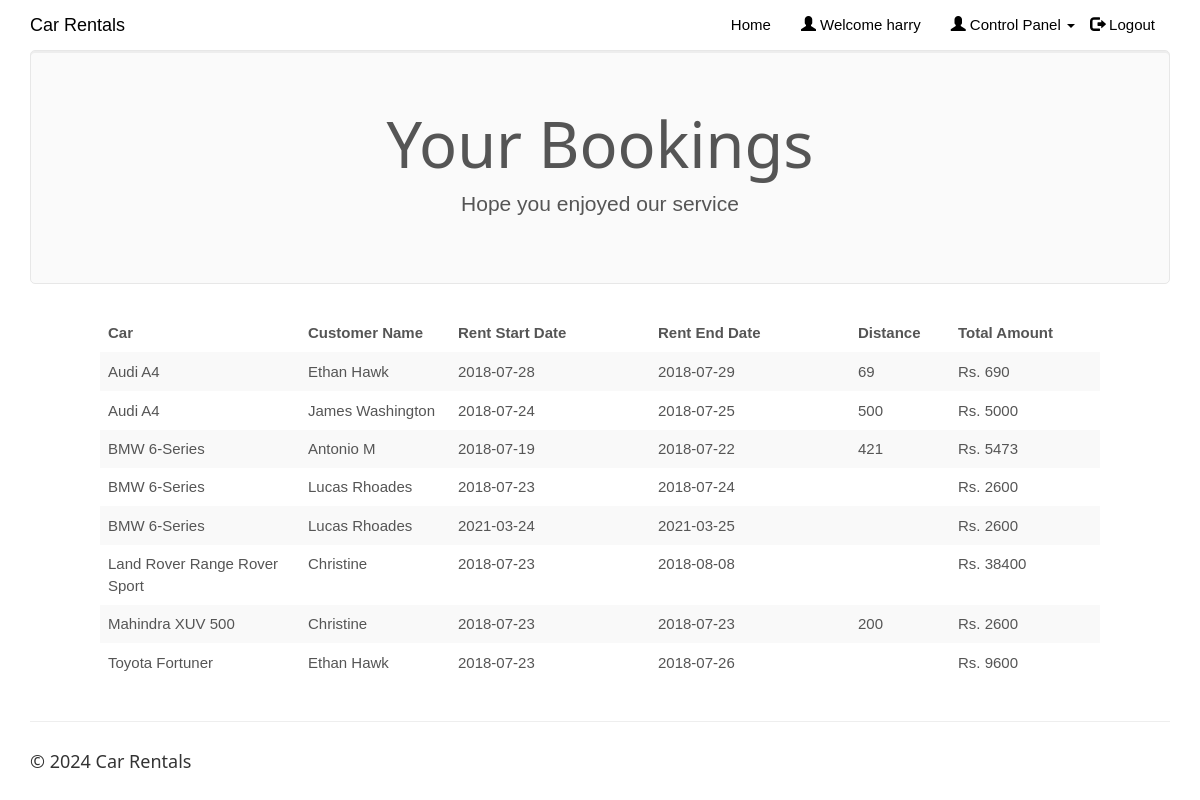
Page /clientview.php (signed in) on the earlier database version.
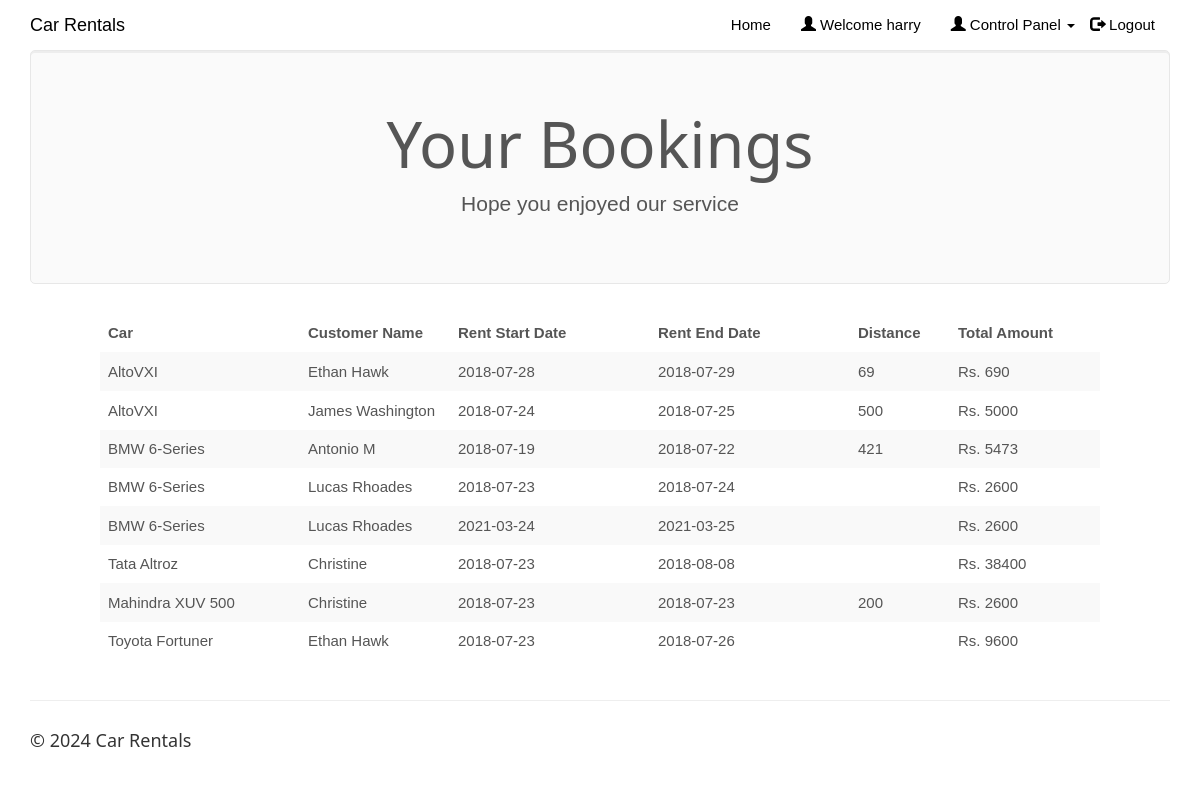
Same page on the later database version.
### tables this page shows
CREATE TABLE `rentedcars` (
  `id` int(100) NOT NULL,
  `customer_username` varchar(50) NOT NULL,
  `car_id` int(20) NOT NULL,
  `driver_id` int(20) NOT NULL,
  `booking_date` date NOT NULL,
  `rent_start_date` date NOT NULL,
  `rent_end_date` date NOT NULL,
  `car_return_date` date DEFAULT NULL,
  `fare` double NOT NULL,
  `charge_type` varchar(25) NOT NULL DEFAULT 'days',
  `distance` double DEFAULT NULL,
  `no_of_days` int(50) DEFAULT NULL,
  `total_amount` double DEFAULT NULL,
  `return_status` varchar(10) NOT NULL
);

CREATE TABLE `cars` (
  `car_id` int(20) NOT NULL,
  `car_name` varchar(50) NOT NULL,
  `car_nameplate` varchar(50) NOT NULL,
  `car_img` varchar(50) DEFAULT 'NA',
  `ac_price` float NOT NULL,
  `non_ac_price` float NOT NULL,
  `ac_price_per_day` float NOT NULL,
  `non_ac_price_per_day` float NOT NULL,
  `car_availability` varchar(10) NOT NULL
);

CREATE TABLE `customers` (
  `customer_username` varchar(50) NOT NULL,
  `customer_name` varchar(50) NOT NULL,
  `customer_phone` varchar(15) NOT NULL,
  `customer_email` varchar(25) NOT NULL,
  `customer_address` varchar(50) NOT NULL,
  `customer_password` varchar(20) NOT NULL
);

### clientview.php (the view, shortened to what this page needs)
<!DOCTYPE html>
<html>
<?php
$conn = Connect();
?>
<head>
<link rel="stylesheet" href="assets/bootstrap/css/bootstrap.min.css">
<link rel="stylesheet" href="assets/fonts/font-awesome.min.css">
<link rel="stylesheet" href="assets/w3css/w3.css">
<link rel="stylesheet" type="text/css" href="assets/css/customerlogin.css">
<link rel="stylesheet" type="text/css" media="screen" href="assets/css/clientpage.css" />
</head>
<body id="page-top" data-spy="scroll" data-target=".navbar-fixed-top">
    <nav class="navbar navbar-custom navbar-fixed-top" role="navigation" style="color: black">
        <div class="container">
            <div class="navbar-header">
                <a class="navbar-brand page-scroll" href="index.php">
                   Car Rentals </a>
            </div>
            <?php
                if(isset($_SESSION['login_client'])){
            ?>
            <div class="collapse navbar-collapse navbar-right navbar-main-collapse">
                <ul class="nav navbar-nav">
                    <li>
                        <a href="index.php">Home</a>
                    </li>
                    <li>
                        <a href="#"><span class="glyphicon glyphicon-user"></span> Welcome <?php echo $_SESSION['login_client']; ?></a>
                    </li>
                    <li>
                    <ul class="nav navbar-nav navbar-right">
            <li><a href="#" class="dropdown-toggle active" data-toggle="dropdown" role="button" aria-haspopup="true" aria-expanded="false"><span class="glyphicon glyphicon-user"></span> Control Panel <span class="caret"></span> </a>
            </li>
          </ul>
                    </li>
                    <li>
                        <a href="logout.php"><span class="glyphicon glyphicon-log-out"></span> Logout</a>
                    </li>
                </ul>
            </div>
            <?php
                }
                ?>
        </div>
    </nav>
<?php $login_client = $_SESSION['login_client'];
    $sql1 = "SELECT * FROM rentedcars rc, clientcars cc, customers c, cars WHERE cc.client_username = '$login_client' AND cc.car_id = rc.car_id AND rc.return_status = 'R' AND c.customer_username = rc.customer_username AND cc.car_id = cars.car_id";
    $result1 = $conn->query($sql1);
    if (mysqli_num_rows($result1) > 0) {
?>
<div class="container">
      <div class="jumbotron">
        <h1 class="text-center">Your Bookings</h1>
        <p class="text-center"> Hope you enjoyed our service </p>
      </div>
    </div>
    <div class="table-responsive" style="padding-left: 100px; padding-right: 100px;" >
<table class="table table-striped">
  <thead class="thead-dark">
<tr>
<th width="20%">Car</th>
<th width="15%">Customer Name</th>
<th width="20%">Rent Start Date</th>
<th width="20%">Rent End Date</th>
<th width="10%">Distance</th>
<th width="15%">Total Amount</th>
</tr>
</thead>
<?php
        while($row = mysqli_fetch_assoc($result1)) {
?>
<tr>
<td><?php echo $row["car_name"]; ?></td>
<td><?php echo $row["customer_name"]; ?></td>
<td><?php echo $row["rent_start_date"] ?></td>
<td><?php echo $row["rent_end_date"]; ?></td>
<td><?php echo $row["distance"]; ?></td>
<td>Rs. <?php echo $row["total_amount"]; ?></td>
</tr>
<?php        } ?>
                </table>
                </div>
            <?php
        } ?>
</body>
<footer class="site-footer">
        <div class="container">
            <hr>
            <div class="row">
                <div class="col-sm-6">
                    <h5>© <?php echo date("Y"); ?> Car Rentals</h5>
                </div>
            </div>
        </div>
    </footer>
</html>

Differences in the rows shown:
changed through a linked row, rentedcars (number 1 of 8 on the later page): car.car_name "Audi A4" → "AltoVXI"
changed through a linked row, rentedcars "James Washington": car.car_name "Audi A4" → "AltoVXI"
changed through a linked row, rentedcars: car.car_name "Land Rover Range Rover Sport" → "Tata Altroz"
